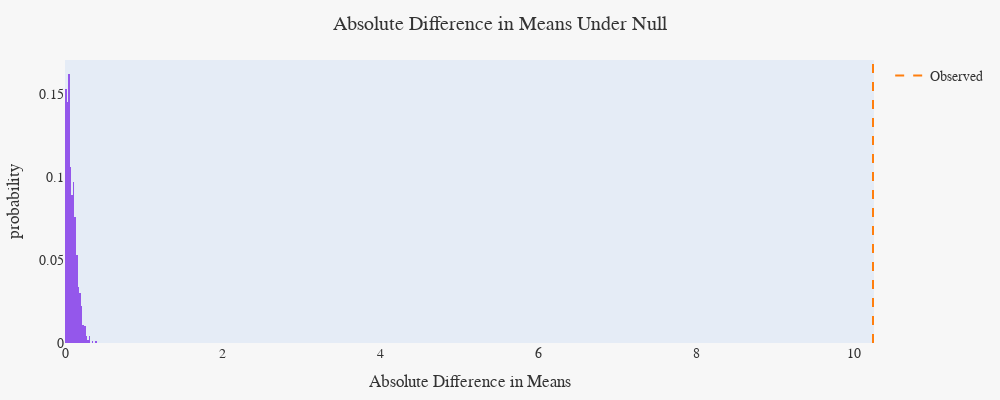

The notebook cell this image was saved under:
### Code cell
fig = px.histogram(
    x= diffs,
    nbins=30,
    histnorm="probability",
    color_discrete_sequence=["#9457EB"], 
    labels={"x":"Absolute Difference in Means", "y":"Density"},
    title="Absolute Difference in Means Under Null"
)
fig.add_vline(
    x=observed,
    line_dash="dash",
    line_color="#FF7F0E",                     
    name = "Observed",
    showlegend = True
)

fig.update_layout(
    paper_bgcolor="#F7F7F7",               
    width=1000,
    height=400,
    margin=dict(l=40, r=40, t=60, b=40),
    title_x=0.5,
    font=dict(family="Calibri, sans-serif", size=14, color="#333333"),
    xaxis=dict(showgrid=False),  
    yaxis=dict(showgrid=False, zeroline = False) 
)

fig.show()

### Figure 1 — Plotly figure (JSON) as saved in the notebook; plotly's stock layout.template omitted (floating-point values rounded to 4 significant figures; data arrays with more than 128 entries replaced by an {"elided": "..."} marker saying what was removed)
{"data": [{"alignmentgroup": "True", "bingroup": "x", "histnorm": "probability", "hovertemplate": "Absolute Difference in Means=%{x}<br>probability=%{y}<extra></extra>", "legendgroup": "", "marker": {"color": "#9457EB", "pattern": {"shape": ""}}, "name": "", "nbinsx": 30, "offsetgroup": "", "orientation": "v", "showlegend": false, "type": "histogram", "x": {"elided": "1000 float values"}, "xaxis": "x", "yaxis": "y"}], "layout": {"barmode": "relative", "font": {"color": "#333333", "family": "Calibri, sans-serif", "size": 14}, "height": 400, "legend": {"tracegroupgap": 0}, "margin": {"b": 40, "l": 40, "r": 40, "t": 60}, "paper_bgcolor": "#F7F7F7", "shapes": [{"line": {"color": "#FF7F0E", "dash": "dash"}, "name": "Observed", "showlegend": true, "type": "line", "x0": 10.24, "x1": 10.24, "xref": "x", "y0": 0, "y1": 1, "yref": "y domain"}], "title": {"text": "Absolute Difference in Means Under Null", "x": 0.5}, "width": 1000, "xaxis": {"anchor": "y", "domain": [0, 1], "showgrid": false, "title": {"text": "Absolute Difference in Means"}}, "yaxis": {"anchor": "x", "domain": [0, 1], "showgrid": false, "title": {"text": "probability"}, "zeroline": false}}}
